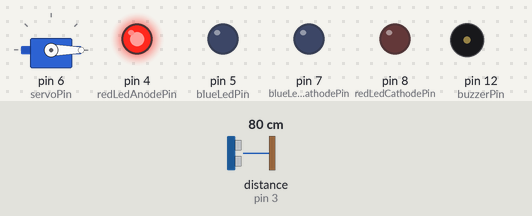
The sketch below on a simulated Arduino Uno, built with avr-gcc and run on an emulated ATmega328P. Shown: servo, output pins drawn as LEDs (lit = HIGH), buzzer (waves = sounding, pin HIGH). Wiring (inferred from the names in the program): ultrasonic range finder: trigger pin 2; echo pin 3. The inputs (shaded band) are chosen by the test bench; at power-on: distance to the obstacle (sensor on pin 3) 80 cm. The echo pulse lasts 58.3 µs per cm; pins used as bus, display or sensor lines are not drawn.

Above: at 1.2 s.
1.3 s: distance to the obstacle (sensor on pin 3) set to 20 cm
2.8 s: distance to the obstacle (sensor on pin 3) set to 15 cm
At 3.1 s:
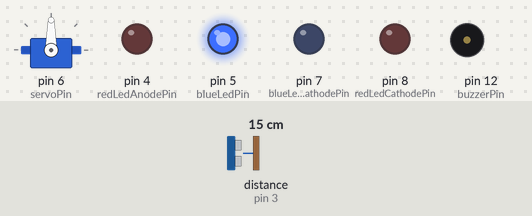
Timing chart, 0 to 11.8 s (numbered marks = the images above; inputs shaded):
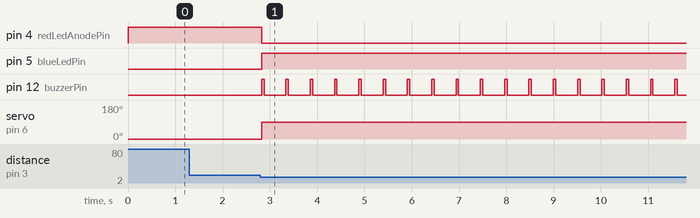

The sketch:

distance_detection.ino
```cpp
#include <Servo.h>

// Pin definitions
const int triggerPin = 2;
const int echoPin = 3;
const int redLedAnodePin = 4;
const int redLedCathodePin = 8;
const int blueLedCathodePin = 7;
const int blueLedPin = 5;
const int servoPin = 6;
const int buzzerPin = 12;

// Constants
const float thresholdDistance = 50.0;
const int closedAngle = 0;
const int openAngle = 90;
const unsigned long closeDelay = 5000; // 5 seconds before closing

Servo myServo;
bool isOpen = false;
unsigned long lastDetectionTime = 0;

// Buzzer timing
unsigned long lastBeepTime = 0;
bool buzzerOn = false;
const unsigned long beepOnTime = 50;   // 50ms ON
const unsigned long beepCycle = 500;   // Total cycle: 500ms

void setup() {
  pinMode(triggerPin, OUTPUT);
  pinMode(echoPin, INPUT);
  pinMode(redLedAnodePin, OUTPUT);
  pinMode(redLedCathodePin, OUTPUT);
  pinMode(blueLedCathodePin, OUTPUT);
  digitalWrite(redLedCathodePin, LOW);
  digitalWrite(blueLedCathodePin, LOW);
  pinMode(blueLedPin, OUTPUT);
  pinMode(buzzerPin, OUTPUT);

  myServo.attach(servoPin);
  myServo.write(closedAngle);  // Start closed

  digitalWrite(redLedAnodePin, HIGH);  // Red ON
  digitalWrite(blueLedPin, LOW);       // Blue OFF
  digitalWrite(buzzerPin, LOW);        // Buzzer OFF
}

// Measure distance
float getDistance() {
  digitalWrite(triggerPin, LOW);
  delayMicroseconds(2);
  digitalWrite(triggerPin, HIGH);
  delayMicroseconds(10);
  digitalWrite(triggerPin, LOW);
  long duration = pulseIn(echoPin, HIGH);
  return duration / 20.0;
}

void loop() {
  float distance = getDistance();
  bool objectDetected = (distance < thresholdDistance);
  unsigned long currentTime = millis();

  if (objectDetected) {
    if (!isOpen) {
      // Open the gate
      myServo.write(openAngle);
      isOpen = true;
      digitalWrite(redLedAnodePin, LOW);   // Red OFF
      digitalWrite(blueLedPin, HIGH);      // Blue ON
    }
    lastDetectionTime = currentTime;
  } else {
    // Object gone, check for 5 second timeout
    if (isOpen && (currentTime - lastDetectionTime > closeDelay)) {
      // Close the gate
      myServo.write(closedAngle);
      isOpen = false;
      digitalWrite(redLedAnodePin, HIGH);   // Red ON
      digitalWrite(blueLedPin, LOW);        // Blue OFF
      digitalWrite(buzzerPin, LOW);         // Stop buzzer
    }
  }

  // Gentle buzzer while gate is open (blue light ON)
  if (isOpen) {
    if (!buzzerOn && currentTime - lastBeepTime >= beepCycle) {
      digitalWrite(buzzerPin, HIGH);      // Short beep ON
      buzzerOn = true;
      lastBeepTime = currentTime;
    } else if (buzzerOn && currentTime - lastBeepTime >= beepOnTime) {
      digitalWrite(buzzerPin, LOW);       // Beep OFF
      buzzerOn = false;
    }
  }

  delay(50);  // Light operation delay
}
```

Measured:
- the behaviour switches between 18 and 17 cm on distance to the obstacle (sensor on pin 3) (found by bisection; images 0 and 1)
- after the input at 1.3 s, every drawn part: stays the same
- after the input at 2.8 s, pin 4 (redLedAnodePin): HIGH → LOW at once; pin 5 (blueLedPin): LOW → HIGH at once; pin 12 (buzzerPin): alternates HIGH for 0.05 s and LOW for 0.46 s, starting at once; servo on pin 6 (servoPin): 0° → 90° at once
